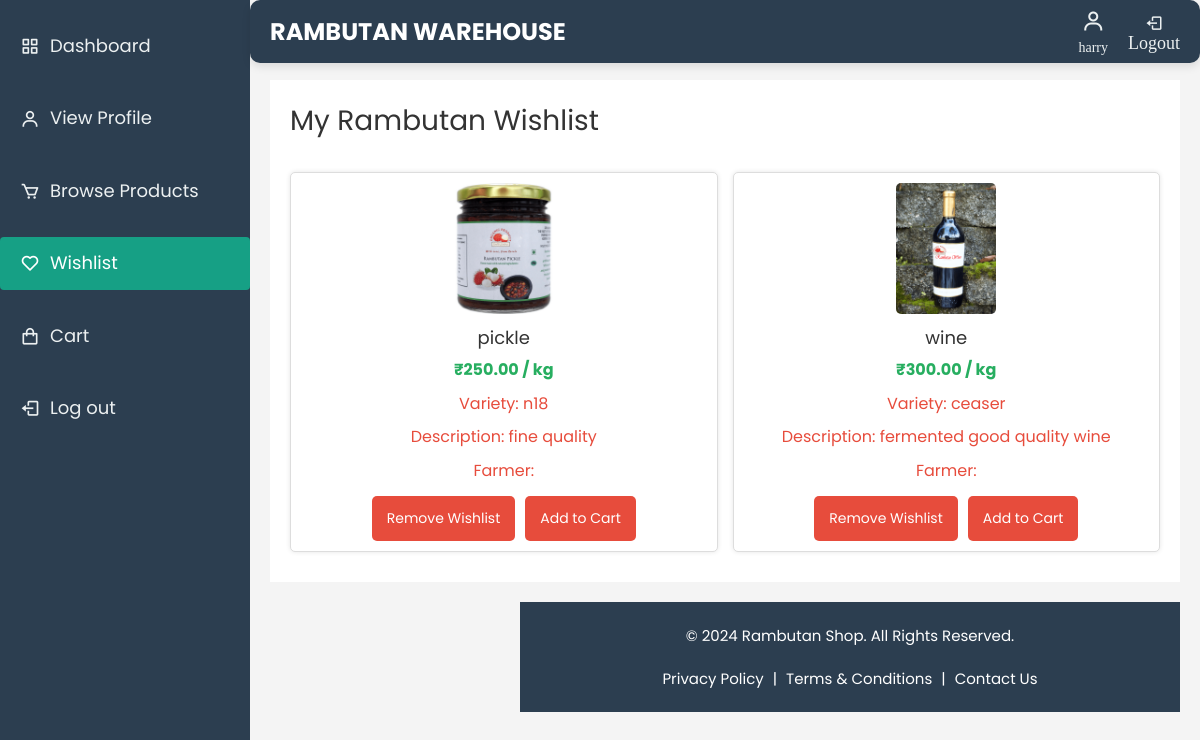
The page /wishlist/ (signed in) on the database as committed earlier.
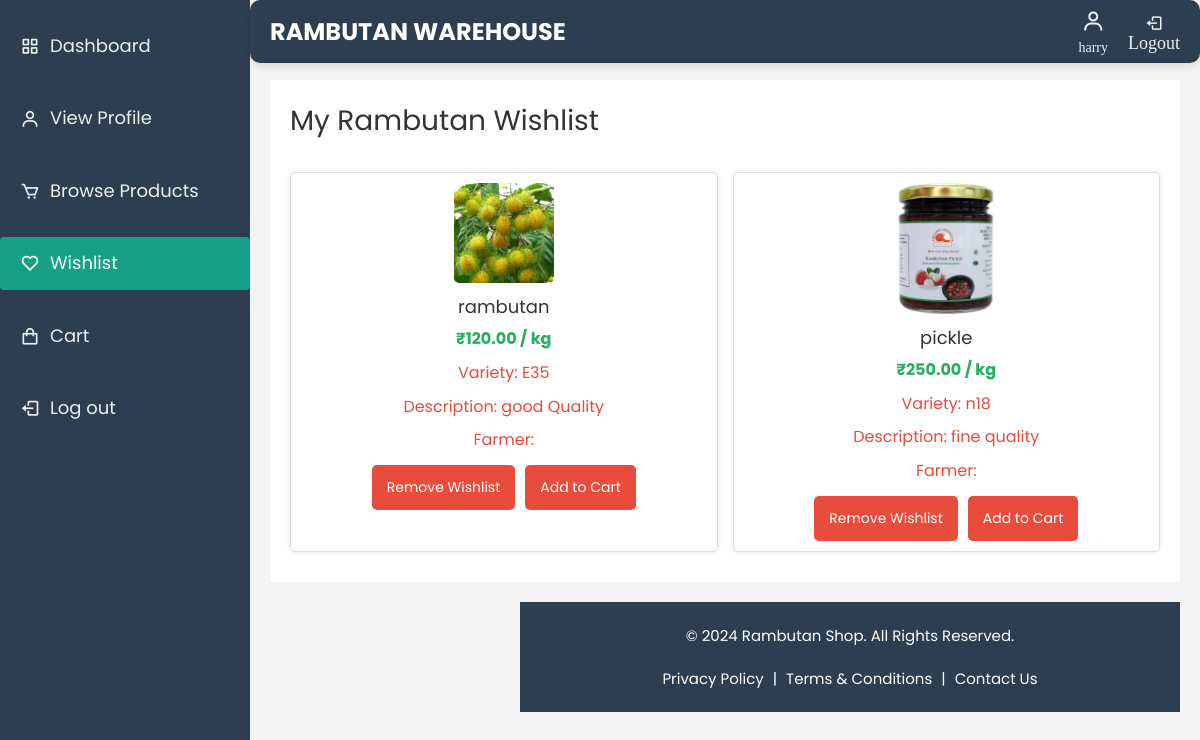
The same page on the database as committed later.
### warehouse/models.py (models this page shows, shortened)
class RambutanPost(models.Model):
    farmer = models.ForeignKey('FarmerDetails', on_delete=models.CASCADE, related_name='rambutan_posts')
    name = models.CharField(max_length=255)
    variety = models.CharField(max_length=100)
    quantity = models.PositiveIntegerField()
    quantity_left = models.PositiveIntegerField(default=0)  # Quantity left after sales
    price_per_kg = models.DecimalField(max_digits=10, decimal_places=2)
    image = models.ImageField(upload_to='rambutan_images/', blank=True, null=True)
    description = models.TextField(blank=True, null=True)
    created_at = models.DateTimeField(auto_now_add=True)
    is_available = models.BooleanField(default=True)  # Whether the post is still available

### warehouse/views.py (the view)
# urls.py: path('wishlist/', views.wishlist, name='wishlist'),
@login_required
def wishlist(request):
    wishlist_items = Wishlist.objects.filter(user=request.user).select_related('rambutan_post')
    wishlists = RambutanPost.objects.filter(id__in=[item.rambutan_post_id for item in wishlist_items])
    return render(request, 'wishlist.html', {'wishlist_items': wishlists})

### warehouse/templates/wishlist.html (shortened to what the changed rows need)
{% load static %}
<!DOCTYPE html>
<html lang="en" dir="ltr">
<head>
    <link href='https://unpkg.com/boxicons@2.0.7/css/boxicons.min.css' rel='stylesheet'>
    <link href="https://cdn.jsdelivr.net/npm/sweetalert2@11/dist/sweetalert2.min.css" rel="stylesheet">
    <link rel="stylesheet" href="{% static 'css/open-iconic-bootstrap.min.css' %}">
    <link rel="stylesheet" href="{% static 'css/animate.css' %}">
    <link rel="stylesheet" href="{% static 'css/owl.carousel.min.css' %}">
    <link rel="stylesheet" href="{% static 'css/owl.theme.default.min.css' %}">
    <link rel="stylesheet" href="{% static 'css/magnific-popup.css' %}">
    <link rel="stylesheet" href="{% static 'css/aos.css' %}">
    <link rel="stylesheet" href="{% static 'css/ionicons.min.css' %}">
    <link rel="stylesheet" href="{% static 'css/bootstrap-datepicker.css' %}">
    <link rel="stylesheet" href="{% static 'css/jquery.timepicker.css' %}">
    <link rel="stylesheet" href="{% static 'css/flaticon.css' %}">
    <link rel="stylesheet" href="{% static 'css/icomoon.css' %}">
    <link rel="stylesheet" href="{% static 'css/style.css' %}">
</head>
<body>
    <section class="home-section">
        <div class="main-content">
            <h2>My Rambutan Wishlist</h2>
            <div class="product-listing">
                {% for item in wishlist_items %}
                <div class="product">
                    <img src="{% if item.image %}/media/{{ item.image }}{% else %}{% static 'images/default_product.jpg' %}{% endif %}" alt="{{ item.name }}" width="100px">
                    <h3>{{ item.name }}</h3>
                    <p class="price">₹{{ item.price_per_kg }} / kg</p>
                    <p>Variety: {{ item.variety }}</p>
                    <p>Description: {{ item.description }}</p>
                    <p>Farmer: {{ item.farmer.username }}</p>
                    <div class="cart-buttons">
                        <button class="remove">
                            <a href="{% url 'remove_from_wishlist' item.id %}">Remove Wishlist</a>
                        </button>
                        {% if item.is_available %}
                            <button class="add">
                                <a href="{% url 'add_to_cart' item.id %}">Add to Cart</a>
                            </button>
                        {% endif %}
                    </div>
                </div>
                {% empty %}
                <p>No products available in your wishlist at the moment.</p>
                {% endfor %}
            </div>
        </div>
    </section>
</body>
</html>

Rows that differ between the two databases and show on the page:
removed RambutanPost: image+name (picture), name "wine", price_per_kg "300.00", variety "ceaser", description "fermented good quality wine", is_available "Add to Cart"
now on this page (row edited): RambutanPost: image+name (picture), name "rambutan", price_per_kg "120.00", variety "E35", description "good Quality", is_available "Add to Cart"
